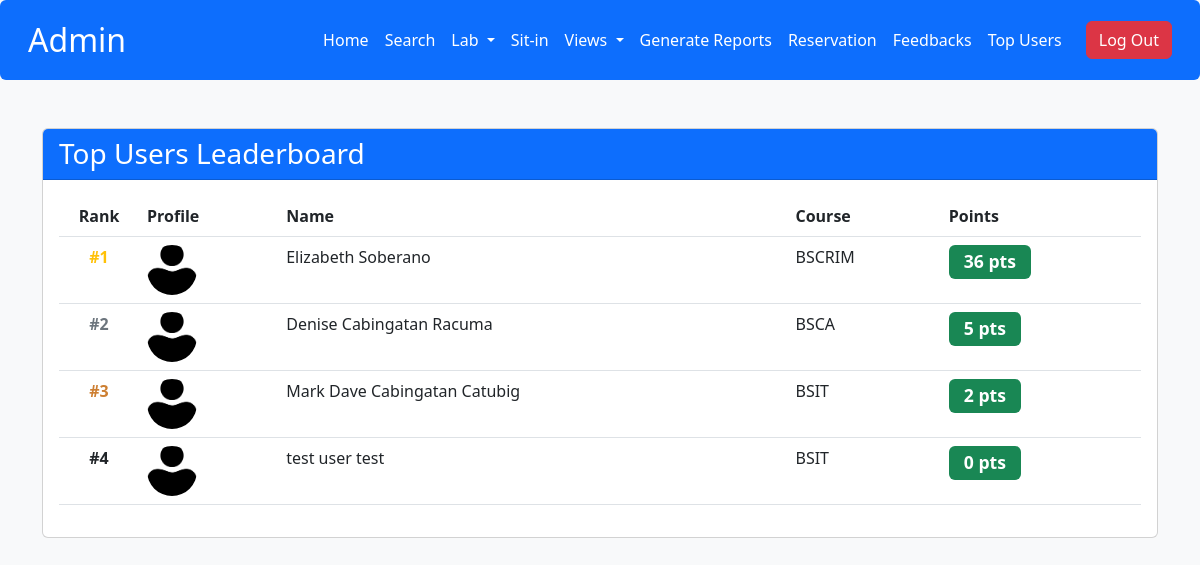
/admin/top_users.php, run on the app's committed database.
### tables this page shows
CREATE TABLE `user` (
  `id` int(11) NOT NULL,
  `lname` varchar(50) DEFAULT NULL,
  `fname` varchar(50) DEFAULT NULL,
  `MName` varchar(50) DEFAULT NULL,
  `Course` varchar(50) DEFAULT NULL,
  `Level` varchar(10) DEFAULT NULL,
  `username` varchar(50) DEFAULT NULL,
  `password` varchar(255) NOT NULL,
  `image` varchar(255) DEFAULT NULL,
  `email` varchar(100) NOT NULL,
  `address` varchar(255) DEFAULT NULL,
  `role` enum('admin','user') NOT NULL DEFAULT 'user',
  `remaining_session` int(11) NOT NULL DEFAULT 30,
  `points` int(11) DEFAULT 0
);

### admin/top_users.php (the view, shortened to what this page needs)
<?php
$conn = openConnection();
$query = "SELECT id, fname, MName, lname, Course, points, image
          FROM user
          WHERE role = 'user'
          ORDER BY points DESC
          LIMIT 10";
$result = $conn->query($query);
?>
<!DOCTYPE html>
<html>
<head>
    <link rel="stylesheet" href="https://cdn.jsdelivr.net/npm/bootstrap@5.3.0/dist/css/bootstrap.min.css">
</head>
<body class="bg-light">
    <?php include 'admin_navbar.php'; ?>
    <div class="container mt-5">
        <div class="card">
            <div class="card-header bg-primary text-white">
                <h3 class="mb-0">Top Users Leaderboard</h3>
            </div>
            <div class="card-body">
                <div class="table-responsive">
                    <table class="table table-hover">
                        <thead>
                            <tr>
                                <th class="rank-column">Rank</th>
                                <th>Profile</th>
                                <th>Name</th>
                                <th>Course</th>
                                <th>Points</th>
                            </tr>
                        </thead>
                        <tbody>
                            <?php
                            $rank = 1;
                            while($user = $result->fetch_assoc()):
                                $fullName = $user['fname'] . ' ' . $user['MName'] . ' ' . $user['lname'];
                                $image = 'PERSON.png';
                            ?>
                            <tr>
                                <td class="rank-column">
                                    <?php
                                    $rankClass = '';
                                    if($rank == 1) $rankClass = 'text-warning';
                                    elseif($rank == 2) $rankClass = 'text-secondary';
                                    elseif($rank == 3) $rankClass = 'text-bronze';
                                    ?>
                                    <span class="<?php echo $rankClass; ?>">#<?php echo $rank++; ?></span>
                                </td>
                                <td>
                                    <img src="../assets/<?php echo $image; ?>"
                                         alt="Profile"
                                         class="user-image">
                                </td>
                                <td><?php echo htmlspecialchars($fullName); ?></td>
                                <td><?php echo htmlspecialchars($user['Course']); ?></td>
                                <td>
                                    <span class="badge bg-success points-badge">
                                        <?php echo number_format($user['points']); ?> pts
                                    </span>
                                </td>
                            </tr>
                            <?php endwhile; ?>
                        </tbody>
                    </table>
                </div>
            </div>
        </div>
    </div>
</body>
</html>

### admin/top_users.php (style rules this page uses)
.user-image { width: 50px; height: 50px; border-radius: 50%; object-fit: cover; }
.points-badge { font-size: 1.1em; padding: 8px 15px; }
.rank-column { width: 80px; text-align: center; font-weight: bold; }
.text-bronze { color: #cd7f32; }

### data on the page
user: fullName "Elizabeth Soberano", Course "BSCRIM", points "36"
user: fullName "Denise Cabingatan Racuma", Course "BSCA", points "5"
user: fullName "Mark Dave Cabingatan Catubig", Course "BSIT", points "2"
user: fullName "test user test", Course "BSIT", points "0"
